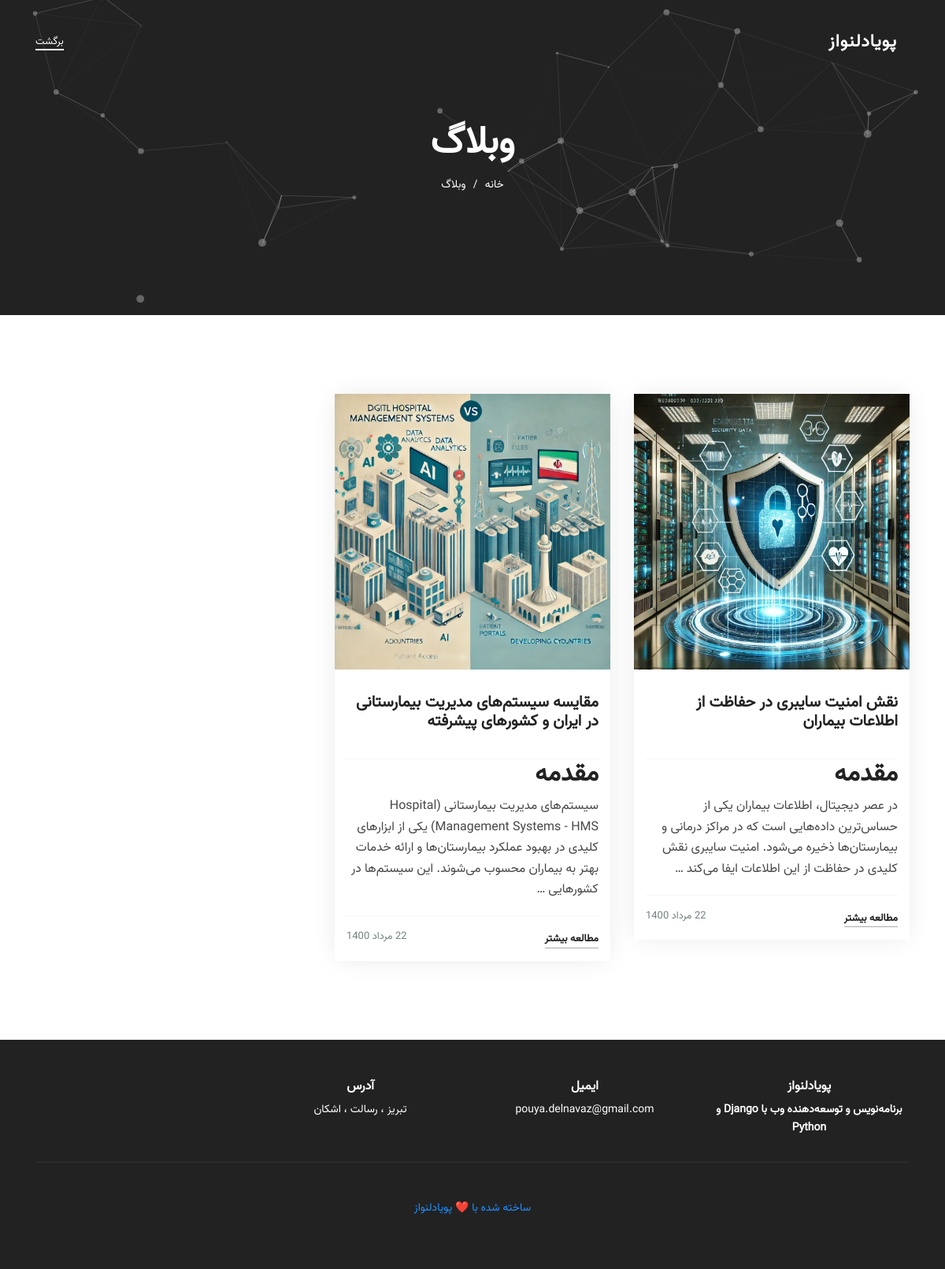
The page /articels/ on the database its author committed.
### hom/models.py (models this page shows, shortened)
class Articel(models.Model):
    title = models.CharField(max_length=100, null=False, blank=False)
    body = HTMLField(null=False, blank=False)
    date = models.DateTimeField(default=timezone.now)
    slug = models.SlugField(allow_unicode=True, blank=True)
    img = models.ImageField(upload_to='uploads/aricels', blank=True)
    puplic = models.CharField(default="پویا دلنواز", max_length=100)

### hom/views.py (the view)
# urls.py: path('articels/' , views.articles , name="articels"),
def articles(request):
    articles = Articel.objects.all()
    return render(request, 'articels.html', {'articles': articles})

### hom/templates/articels.html (shortened to what this page needs)
{% load static %}
<!DOCTYPE html>
<html dir="rtl" lang="en">
    <head>
        <link rel="stylesheet" href="{% static "css/font-awesome.min.css" %}">
        <link rel="stylesheet" href="{% static "css/bootstrap.css" %}">
        <link rel="stylesheet" href="{% static "css/owl.carousel.min.css" %}">
        <link rel="stylesheet" href="{% static "css/owl.theme.default.min.css" %}">
        <link rel="stylesheet" href="{% static "css/magnific-popup.css" %}">
        <link rel="stylesheet" href="{% static "css/style.css" %}">
    </head>
    <body>
        <nav class="navbar navbar-expand-lg navbar-dark">
            <div class="container">
                <a class="navbar-brand logo" href="index.html">
                    پویادلنواز
                </a>
                <ul class="navbar-nav ml-auto">
                    <li class="nav-item">
                        <a href="{% url "index" %}" class="nav-link active">برگشت</a>
                    </li>
                </ul>
            </div>
        </nav>
        <section class="banner-blog">
            <div id="particles-js"></div>
            <div class="banner-caption text-center">
                <h1>وبلاگ</h1>
                <div class="bread-crumb mt-10">
                    <a href="{% url "index" %}">خانه</a>
                    <a href="#">وبلاگ</a>
                </div>
            </div>
        </section>
<section class="blogs blog-list pt-100 pb-50" data-scroll-index="4">
    <div class="container">
        <div class="row">
            {% for article in articles %}
            <div class="col-lg-4 col-md-6">
                <div class="blog-item">
                    <div class="blog-img">
                        <a href="single-blog.html">
                            <img src="{{article.img.url}}" alt="">
                        </a>
                    </div>
                    <div class="blog-content">
                        <h3>{{ article.title }}</h3>
                        <p>{{ article.body|truncatewords:30|safe}}</p>
                        <div class="blog-meta">
                            <span class="more">
                                <a href="{% url "singleblog" article.slug %}">مطالعه بیشتر</a>
                            </span>
                            <span class="date">
                                22 مرداد 1400
                            </span>
                        </div>
                    </div>
                </div>
            </div>
            {% endfor %}
        </div>
    </div>
</section>
        <footer class="pt-50 pb-50">
            <div class="container">
                <div class="row text-center">
                    <div class="col-md-3 col-sm-6">
                        <div class="contact-info">
                            <h5>پویادلنواز<h5>
                            <p>برنامه‌نویس و توسعه‌دهنده وب با Django و Python</p>
                        </div>
                    </div>
                    <div class="col-md-3 col-sm-6">
                        <div class="contact-info">
                            <h5>ایمیل</h5>
                            <p>pouya.delnavaz@gmail.com</p>
                        </div>
                    </div>
                    <div class="col-md-3 col-sm-6">
                        <div class="contact-info">
                            <h5>آدرس</h5>
                            <p>تبریز ، رسالت ، اشکان</p>
                        </div>
                    </div>
                </div>
                <div class="row text-center">
                    <div class="col-md-12">
                        <hr>
                        <p class="copy pt-30">
                             <a style="color: dodgerblue;">ساخته شده با ❤️ پویادلنواز</a>
                        </p>
                    </div>
                </div>
            </div>
        </footer>
    </body>
</html>

### static/css/style.css (style rules this page uses)
* { -webkit-box-sizing: border-box; box-sizing: border-box; padding: 0; margin: 0; text-decoration: none !important; list-style: none !important; outline: none !important; }
h1, h2, h3, h4, h5, h6 { color: #222; }
img { width: 100%; height: auto; }
a, a:hover, a:focus { color: inherit; }
body { font-family: "Vazir"; position: relative; font-size: 16px; line-height: 1.65; color: #484848; -webkit-font-smoothing: antialiased; }
p { font-size: 16px; line-height: 1.65; font-family: "Vazir"; }
span { display: inline-block; }
.mt-10 { margin-top: 10px !important; }
.pt-30 { padding-top: 30px !important; }
.pt-50 { padding-top: 50px !important; }
.pt-100 { padding-top: 100px !important; }
.pb-50 { padding-bottom: 50px !important; }
.bread-crumb a { color: #fff; display: inline-block; margin: 0 10px; position: relative; font-size: 14px; text-transform: uppercase; }
.bread-crumb a:before { content: "/"; position: absolute; left: -15px; }
.bread-crumb a:last-child:before { display: none; }
nav.navbar { position: absolute; width: 100%; top: 0; z-index: 999; padding-top: 30px; padding-bottom: 20px; -webkit-transition: all .5s ease; -o-transition: all .5s ease; transition: all .5s ease; }
nav.navbar .logo { font-size: 22px; font-weight: 800; text-transform: uppercase; letter-spacing: 1px; color: #fff; font-family: "Vazir"; }
nav.navbar .nav-item { font-size: 13px; font-weight: 400; padding-right: 13px; padding-left: 13px; color: #fff; text-transform: uppercase; }
nav.navbar .nav-item:first-child { padding-left: 0; }
nav.navbar .nav-item:last-child { padding-right: 0; }
nav.navbar .nav-item .nav-link { color: #fff; position: relative; text-decoration: none; padding: 0; }
nav.navbar .nav-item .nav-link:before { content: ""; position: absolute; width: 100%; height: 2px; bottom: 0; left: 0; background-color: #fff; visibility: hidden; -webkit-transform: scaleX(0); -ms-transform: scaleX(0); transform: scaleX(0); -webkit-transition: all 0.3s ease-in-out 0s; -o-transition: all 0.3s ease-in-out 0s; transition: all 0.3s ease-in-out 0s; }
nav.navbar .nav-item .nav-link.active:before { visibility: visible; -webkit-transform: scaleX(1); -ms-transform: scaleX(1); transform: scaleX(1); }
.blogs .blog-item { -webkit-box-shadow: 0px 0px 30px -4px rgba(0, 0, 0, 0.1); box-shadow: 0px 0px 30px -4px rgba(0, 0, 0, 0.1); }
.blogs .blog-item .blog-img { position: relative; overflow: hidden; }
.blogs .blog-item .blog-img img { display: block; width: 100%; -webkit-transition: all .5s; -o-transition: all .5s; transition: all .5s; }
.blogs .blog-item .blog-content { padding: 30px 15px 15px; background: #fff; }
.blogs .blog-item .blog-content h3 { font-size: 20px; font-weight: 600; color: #222; margin-bottom: 15px; }
.blogs .blog-item .blog-content p { padding-bottom: 20px; border-bottom: 1px solid #f7f7f7; margin-bottom: 0; }
.blogs .blog-item .blog-content .blog-meta { padding-top: 15px; }
.blogs .blog-item .blog-content .blog-meta span { font-size: 13px; color: #748182; }
.blogs .blog-item .blog-content .blog-meta .more { color: #222; border-bottom: 1px solid #aaa; font-weight: 600; }
.blogs .blog-item .blog-content .blog-meta .date { float: left; }
.blog-list .blog-item { margin-bottom: 50px; }
footer { background: #222; }
footer .contact-info h5 { color: #fff; font-size: 16px; font-weight: 700; }
footer .contact-info p { color: #fff; font-size: 14px; }
footer hr { border-color: #333; }
footer .copy { font-size: 14px; color: #aaa; }
section.banner-blog { height: 50vh; background-color: #222; position: relative; overflow: hidden; }
section.banner-blog #particles-js { width: 100%; height: 100%; }
section.banner-blog .banner-caption { position: absolute; top: 50%; -webkit-transform: translateY(-50%); -ms-transform: translateY(-50%); transform: translateY(-50%); width: 100%; text-align: center; }
section.banner-blog .banner-caption h1 { color: #fff; font-size: 48px; font-weight: 700; text-transform: uppercase; }

### rows shown on the page
Articel: img (picture), title "نقش امنیت سایبری در حفاظت از اطلاعات بیماران", body "مقدمه در عصر دیجیتال، اطلاعات بیماران یکی از حساس‌ترین داده‌هایی است که در مراکز درمانی و بیمارستان‌ها ذخیره می‌شود. امنیت سایبری نقش کلیدی در حفاظت از این اطلاعات ایفا می‌کند …"
Articel: img (picture), title "مقایسه سیستم‌های مدیریت بیمارستانی در ایران و کشورهای پیشرفته", body "مقدمه سیستم‌های مدیریت بیمارستانی ( Hospital Management Systems - HMS) یکی از ابزارهای کلیدی در بهبود عملکرد بیمارستان‌ها و ارائه خدمات بهتر به بیماران محسوب می‌شوند. این سیستم‌ها در کشورهایی …"
